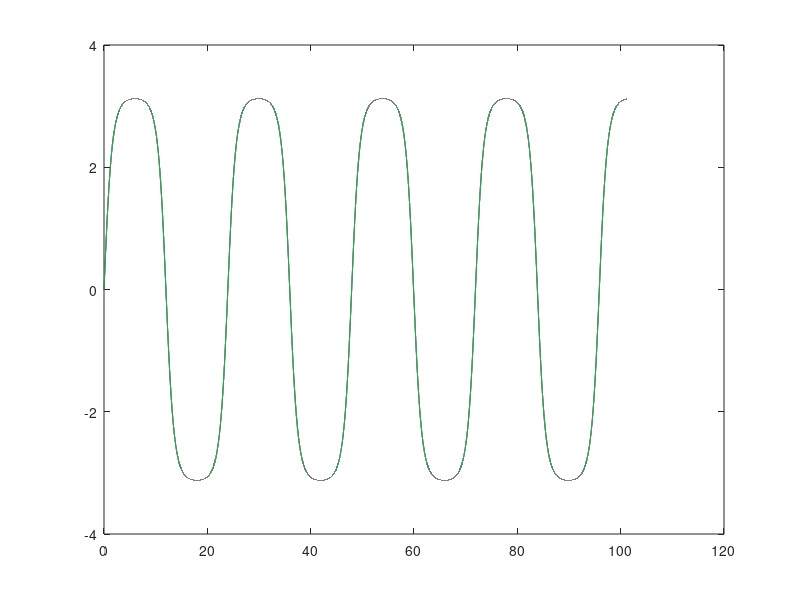

MATLAB code to generate this figure:
%%%%%%%%%%%%%%%%%% PENDULO - EXPERIMENTACION
u0 = 0;
v0 = 1.9999;
wc = 1;
T = 33.7210;
Dt = T/40000;
tmax = 3*T;
rango = 0:Dt:tmax;
%%%%%%%%%%%%%%%%%% RK
u0 = 0;
v0 = 1.9999;
u=[u0];
%
met = 1;
if (met == 0)
  t1 = 1/2;
  t2 = 1;
  a11 = 0;
  a21 = 0;
  a22 = 0;
  a31 = 0;
  a32 = 0;
  a33 = 0;
elseif (met == 1)
  t1 = 2/3;
  t2 = 1;
  a11 = 1;
  a21 = -2/3;
  a22 =  2/3;
  a31 =  1/3;
  a32 = -2/3;
  a33 =  1/3;
endif
p12 = t1;
p22 = -t2/t1*(t1+t2);
p23 = 4*t2^2/t1;
p32 = (2 - 3*t1 -3*t2 +6*t1*t2)/(6*t1*t2);
p33 = (2 -3*t2)/(6*t1*(t1-t2));
p34 = (3*t1 -2)/(6*t2*(t1-t2));
u2v0 = p22 + p23;
u2a0 = (p23*p12)/t2^2 + a21/2;
u3v0 = p32 + p33 + p34;
u3a0 = p12*p33 + p22*p34 + a31/2;
u3a1 = p23*p34 + a32/2;
%
for i = rango
  a0 = -wc*sin(u0);
%
  u1 = u0 + p12*Dt*v0 + (t1*Dt)^2*a11/2*a0; %%%
  v1 = v0 + p12*Dt*a0; %%%
  a1 = -wc*sin(u1);
%
  u2 = u0 + u2v0*Dt*v0 + (t2*Dt)^2*(u2a0*a0 + a22/2*a1); %%%
  v2 = v0 +  p22*Dt*a0 + p23*Dt*a1; %%%
  a2 = -wc*sin(u2);
%
  u3 = u0 + u3v0*Dt*v0 + Dt^2*(u3a0*a0 + u3a1*a1 + a33/2*a2);
  v3 = v0 + p32*Dt*a0 + p33*Dt*a1 + p34*Dt*a2;
%
  u=[u,u3]; 
%
  u0=u3;
  v0=v3;
endfor
urk=u(1:(length(u)-1));
%%%%%%%%%%%%%%%%%% M3
u0 = 0;
v0 = 1.9999;
u=[u0];
for i = rango
  a0 = -wc*sin(u0);
  %
  u1 = u0 + 1/3*Dt*v0 + 1/18*Dt^2*a0;
  v1 = v0 + 1/3*Dt*a0;
  a1 = -wc*sin(u1);
  %
  u2 = u0 + 2/3*Dt*v0 + 1/27*Dt^2*(2*a0 + 4*a1); % EC 23
  v2 = v0 + 2/3*Dt*a1;
  a2 = -wc*sin(u2);
  %
  u3 = u0 + Dt*v0 + 1/6*Dt^2*(a0 + a1 + a2); % EC 26
  v3 = v0 + 1/4*Dt*(a0 + 3*a2);
%
  u=[u,u3]; 
%
  u0=u3;
  v0=v3;
endfor
umet3=u(1:(length(u)-1));
%%%%%%%%%%%%%%%%%% M4
u0 = 0;
v0 = 1.9999;
u=[u0];
for i = rango
  a0 = -wc*sin(u0); % EC. 1
  %
  u1 = u0 + 1/3*Dt*v0 + 1/18*Dt^2*a0; % EC 2.1
  v1 = v0 + 1/3*Dt*a0; % EC 2.2
  a1 = -wc*sin(u1); % EC 3
  %
  u2 = u0 + 1/2*Dt*v0 + 3/40*Dt^2*(2*a0/3 + a1); % EC 4.1
  v2 = v0 + 1/8*Dt*a0 + 3/8*Dt*a1; % EC 4.2
  a2 = -wc*sin(u2); % EC 5
  %
  u3 = u0 + 1*Dt*v0 + 1/20*Dt^2*(a0 + 9*a1); % EC 6.1
  v3 = v0 + 1/2*Dt*(a0 -3*a1 + 4*a2); % EC 6.2
  a3 = -wc*sin(u3); % EC 7
  %
  u4 = u0 + Dt*v0 + 1/6*Dt^2*(a0 + 2*a2); % EC 8.1
  v4 = v0 + 1/6*Dt*(a0 + 4*a2 + a3); % EC 8.2
  %
  u=[u,u4];
  %
  u0=u4;
  v0=v4;
endfor
umet4=u(1:(length(u)-1));
%%%%%%%%%%%%%%%%%% GRAFICO
plot(rango,urk,"-r",rango,umet3,"-b",rango,umet4,"-g");
